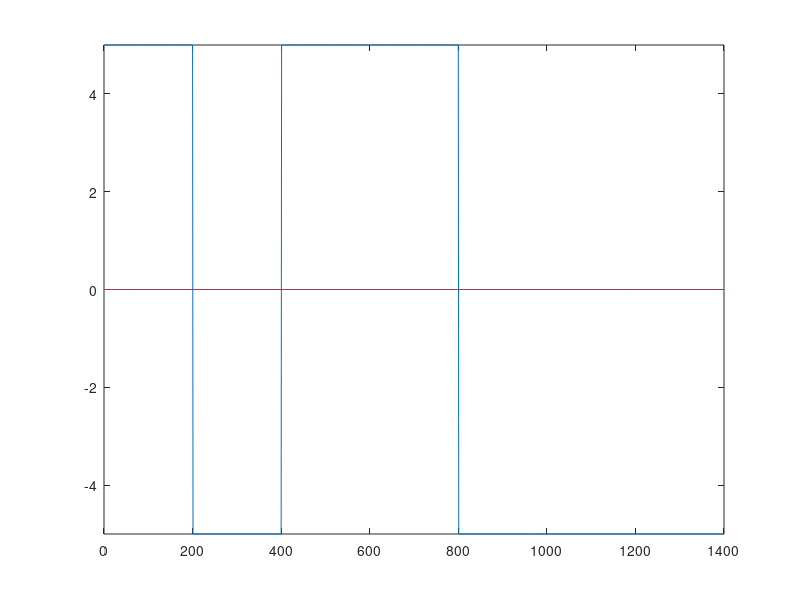

Reproduce this figure in MATLAB.
#NRZI : Rule
#bit 1 : transition
#bit 0 : no transition


data =[0 1 1 0 1 0 0];
#substitute one point to 200
point=200;
signal =zeros(length(data)*point);
status=1;
k=1;
for i=1:length(data)
  if data(i)==0
      if status==1
        for j=1:point
          signal(k)=5;
          k=k+1;
        endfor
        status=1;
      else
        for j=1:point
          signal(k)=-5;
          k=k+1;
        endfor
        status=-1
      endif
  else
     if status==1
       for j=1:point
          signal(k)=-5;
          k=k+1;
       endfor
       status=-1;
     else
       for j=1:point
          signal(k)=5;
          k=k+1;
       endfor
       status=1
    endif
  endif
endfor

plot(signal);
ylim([-5 5]);


